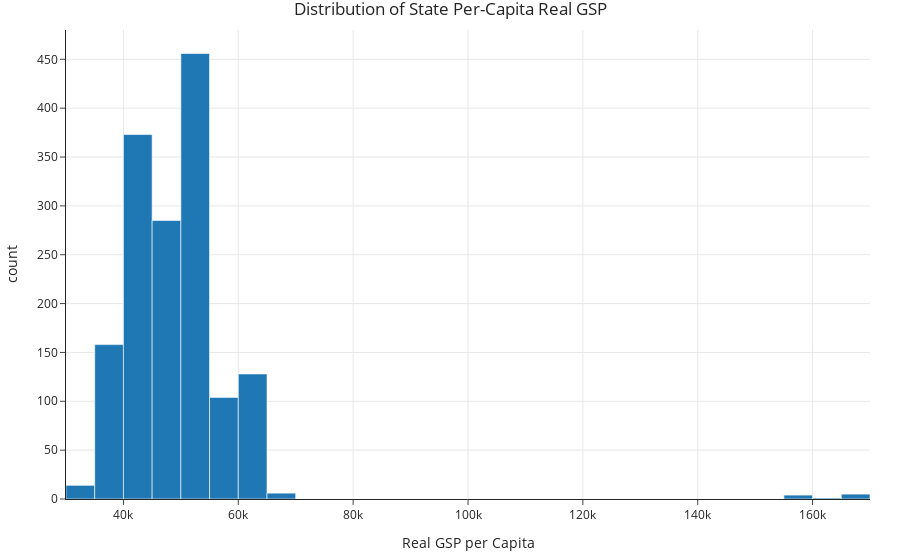

Notebook code for this chart:
### Markdown cell above
#### 3. Per-Capita State GDP

### Code cell
fig3 = px.histogram(
    df_clean,
    x='PC.REALGSP.STATE',
    nbins=40,
    title="Distribution of State Per-Capita Real GSP",
    labels={'PC.REALGSP.STATE': 'Real GSP per Capita'}
)
fig3.show()

### Figure 1 — Plotly figure (JSON) as saved in the notebook; plotly's stock layout.template omitted (floating-point values rounded to 4 significant figures; data arrays with more than 128 entries replaced by an {"elided": "..."} marker saying what was removed)
{"data": [{"alignmentgroup": "True", "bingroup": "x", "hovertemplate": "Real GSP per Capita=%{x}<br>count=%{y}<extra></extra>", "legendgroup": "", "marker": {"color": "#1F77B4", "pattern": {"shape": ""}}, "name": "", "nbinsx": 40, "offsetgroup": "", "orientation": "v", "showlegend": false, "type": "histogram", "x": {"elided": "1534 int values"}, "xaxis": "x", "yaxis": "y"}], "layout": {"autosize": true, "barmode": "relative", "legend": {"tracegroupgap": 0}, "title": {"text": "Distribution of State Per-Capita Real GSP"}, "xaxis": {"anchor": "y", "autorange": true, "domain": [0, 1], "range": [30000.0, 170000.0], "title": {"text": "Real GSP per Capita"}, "type": "linear"}, "yaxis": {"anchor": "x", "autorange": true, "domain": [0, 1], "range": [0, 480], "title": {"text": "count"}}}}
